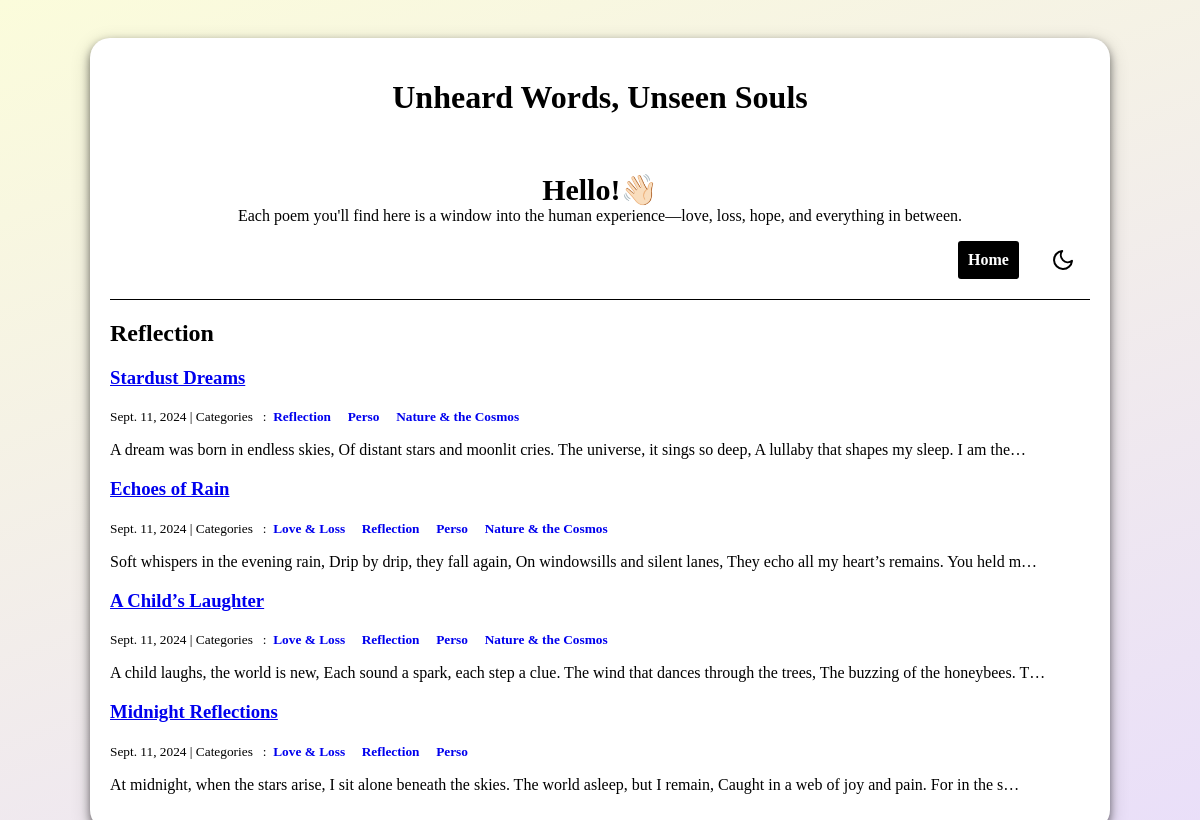
The app's page /category/Reflection/ with its own data.
### blog/models.py (models this page shows, shortened)
class Category(models.Model):
    name=models.CharField(max_length=30)
    class Meta:
        verbose_name_plural="categories"

class Post(models.Model):
    title=models.CharField(max_length=255)
    body=models.TextField()
    created_on=models.DateTimeField(auto_now_add=True)
    last_modified=models.DateTimeField(auto_now=True)
    categories=models.ManyToManyField("Category",related_name="posts")

### blog/views.py (the view)
# urls.py: path("category/<category>/", views.blog_category, name="blog_category"),
def blog_category(request,category):
    posts=Post.objects.filter(
        categories__name__contains=category).order_by("-created_on")
    context={
        "category":category,
        "posts":posts,
    }
    return render(request,"blog/category.html",context)

### blog/templates/blog/category.html
{% extends "blog/index.html" %}
{% block page_title %}
<h2>{{ category }}</h2>
{% endblock page_title %}

### blog/templates/blog/index.html (shortened to what this page needs)
{% extends "base.html" %}
 {% block page_content %}
 {% block posts %}
 {% for post in posts %}
 <h3><a href="{% url 'blog_detail' post.pk %}">{{ post.title }} </a></h3>
 <small>
    {{ post.created_on.date}} | Categories &nbsp :&nbsp
    {% for category in post.categories.all %}
    <a href="{% url 'blog_category' category.name %}" style="text-decoration:none; font-weight:bold;">
        {{category.name}} &nbsp&nbsp&nbsp
    </a>
    {% endfor %}
</small>
<p>{{ post.body |truncatechars:150 }}</p>
{% endfor %}
{% endblock posts %}
{% endblock page_content %}

### blog/templates/base.html (shortened to what this page needs)
<!DOCTYPE html>
<html lang="en">
<head>
    <link rel="stylesheet" href="https://cdn.simplecss.org/simple.min.css">
</head>
<body >
<div class="card">
    <h1 style="text-align: center;">Unheard Words, Unseen Souls</h1>
    <br>
    <p style="text-align: center;">
        <b style="font-size: 30px;">Hello!👋🏻</b><br>
        Each poem you'll find here is a window into the human experience—love, loss, hope, and everything in between.
    </p>
    <div style="font-weight: 700; display:flex;justify-content:center;align-items:center;gap:2rem;">
        <a href="{% url 'blog_index' %}" style="text-decoration: none; margin-left: 85%; background-color: var(--button-bg-color); padding: 10px; border-radius: 3px; color: var(--button-text-color);">Home</a>
    <svg id="moon" xmlns="http://www.w3.org/2000/svg" width="24" height="24" viewBox="0 0 24 24" fill="none" stroke="currentColor" stroke-width="2" stroke-linecap="round" stroke-linejoin="round">
        <path d="M21 12.79A9 9 0 1 1 11.21 3 7 7 0 0 0 21 12.79z"></path>
    </svg>
    </div>
    <div style="background-color: black; white: 100%; height: 1px; margin-top: 20px;"></div>
{% block page_title %}{% endblock page_title %}
{% block page_content %}{% endblock page_content %}
</div>
</body>
</html>

### blog/templates/base.html (style rules this page uses)
:root { --bg-color: #F5F7F8; --text-color: black; --card-bg-color: white; --button-bg-color: black; --button-text-color: white; }
body { background-color: var(--bg-color); color: var(--text-color); display: flex; flex-direction: column; margin-left: 5%; margin-right: 5%; background: linear-gradient(-20deg, #e9defa 0%, #fbfcdb 100%); }
.card { border-radius: 20px; padding: 20px; background-color: var(--card-bg-color); box-shadow: 0 4px 8px 0 rgba(0, 0, 0, 0.5), 0 6px 20px 0 rgba(0, 0, 0, 0.19); margin: 30px; }
svg { cursor: pointer; }

### records on screen
Category: name "Reflection"
Post: title "Stardust Dreams", created_on "Sept. 11, 2024", body "A dream was born in endless skies, Of distant stars and moonlit cries. The universe, it sings so deep, A lullaby that shapes my sleep. I am the…"
Category: name "Perso"
Category: name "Nature & the Cosmos"
Post: title "Echoes of Rain", created_on "Sept. 11, 2024", body "Soft whispers in the evening rain, Drip by drip, they fall again, On windowsills and silent lanes, They echo all my heart’s remains. You held m…"
Category: name "Love & Loss"
Post: title "A Child’s Laughter", created_on "Sept. 11, 2024", body "A child laughs, the world is new, Each sound a spark, each step a clue. The wind that dances through the trees, The buzzing of the honeybees. T…"
Post: title "Midnight Reflections", created_on "Sept. 11, 2024", body "At midnight, when the stars arise, I sit alone beneath the skies. The world asleep, but I remain, Caught in a web of joy and pain. For in the s…"
